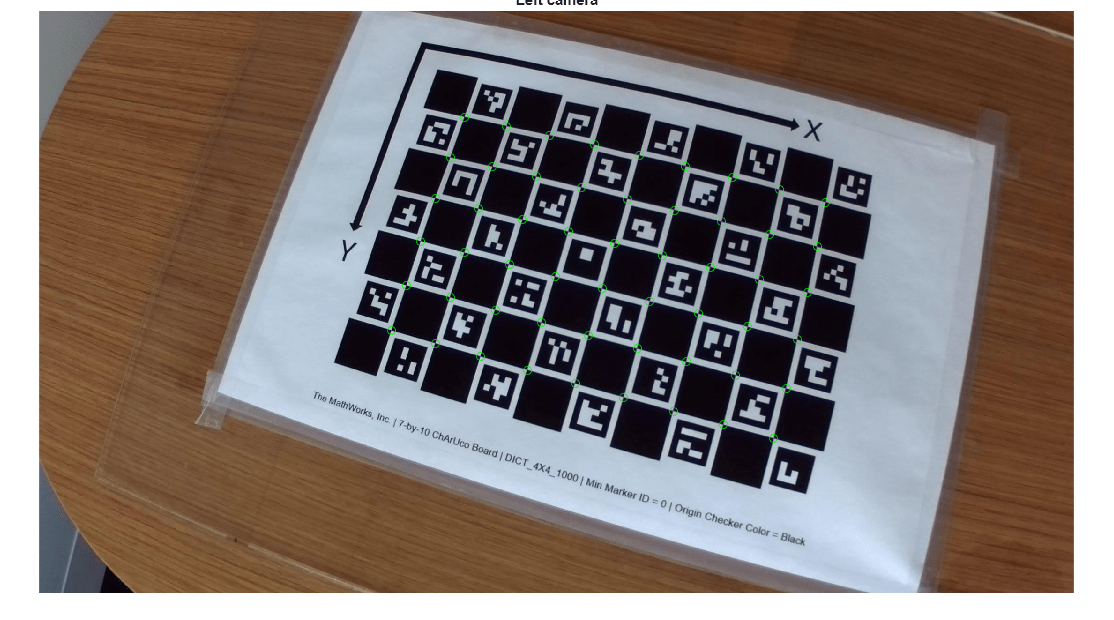
#> input picture tests/media/test4.png, 1114 x 620 px, found by its file name
$ python load-image.py
#> lines starting #> are read from the running program, lines starting #| are printed output that depends on the picture
import cv2
import cv2.aruco as aruco

image = cv2.imread("image/test4.PNG")
#> image is the input picture: shape (620, 1114, 3); mean B, G, R 115, 119.2, 129.7
gray = cv2.cvtColor(image, cv2.COLOR_BGR2GRAY)
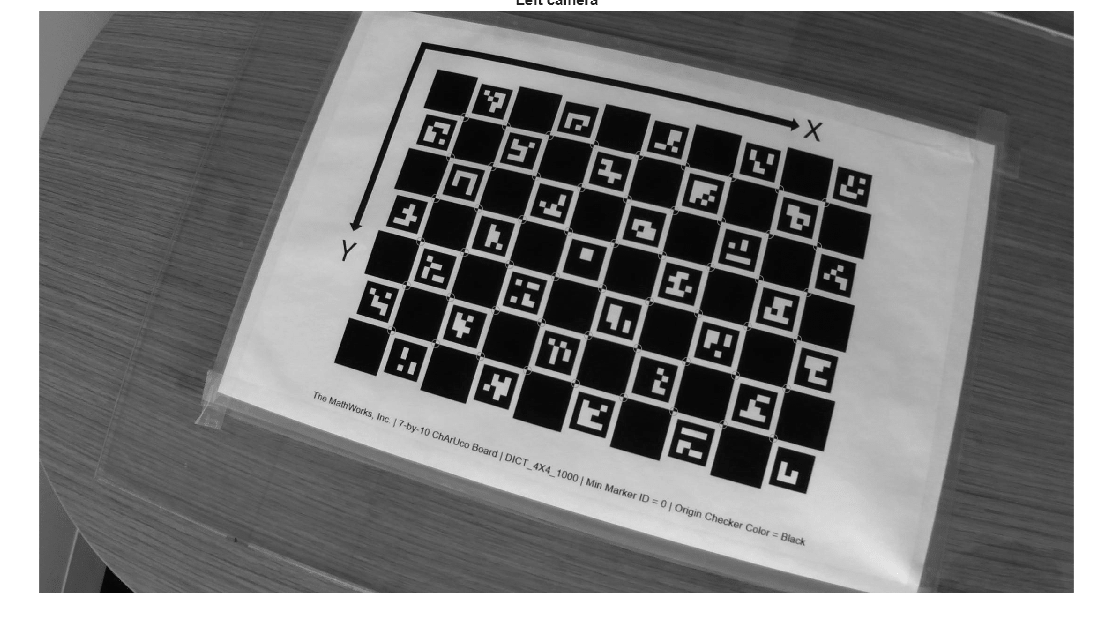
#> gray: shape (620, 1114); min 6, max 255, mean 121.9

dictionary = aruco.getPredefinedDictionary(aruco.DICT_4X4_50)
detector = aruco.ArucoDetector(dictionary)

corners, ids, _ = detector.detectMarkers(gray)
#> corners = 35 items; ids = 35 values, max 34 at index 9, min 0 at index 34, mean 17

target_ids = {0, 1000}
coords = {}

if ids is not None:
    for corner, id in zip(corners, ids):
        print(f"ID {id[0]}")
#> this loop made 35 passes
#> (corner, id) on passes 1 to 12: ([[703, 322], [739, 331], [730, 366], [694, 356]], [23]), ([[631, 205], [666, 214], [657, 247], [623, 238]], [12]), ([[783, 197], [817, 205], [811, 238], [777, 229]], [9]), ([[690, 173], [724, 182], [716, 213], [682, 205]], [8]), ([[540, 183], [573, 191], [563, 223], [530, 215]], [11]), ([[598, 152], [631, 159], [622, 191], [589, 182]], [7]), ([[424, 248], [456, 257], [445, 289], [414, 280]], [20]), ([[677, 419], [714, 429], [705, 465], [668, 456]], [33]), ([[741, 383], [777, 392], [768, 429], [731, 419]], [29]), ([[778, 447], [815, 457], [806, 493], [769, 483]], [34]), ([[641, 356], [677, 366], [668, 402], [631, 392]], [28]), ([[579, 392], [615, 401], [605, 437], [569, 427]], [32])
#| ID 23
#| ID 12
#| ID 9
#| ID 8
#| ID 11
#| ID 7
#| ID 20
#| ID 33
#> (further printed lines are left out)
    for corner, id in zip(corners, ids.flatten()):
        if id in target_ids:
            cx = corner[0][:, 0].mean()
            cy = corner[0][:, 1].mean()
            coords[id] = (cx, cy)
#> this loop made 35 passes
#> (corner, id, cx, cy) on pass 35: ([[482, 84], [512, 90], [503, 119], [472, 113]], 0, 492.2, 101.5)
#> after the loop, coords = {0: (492.2, 101.5)}

print(coords)
#| {0: (492.25, 101.5)}

$ run again, with tests/media/test5.png copied over tests/media/test4.png
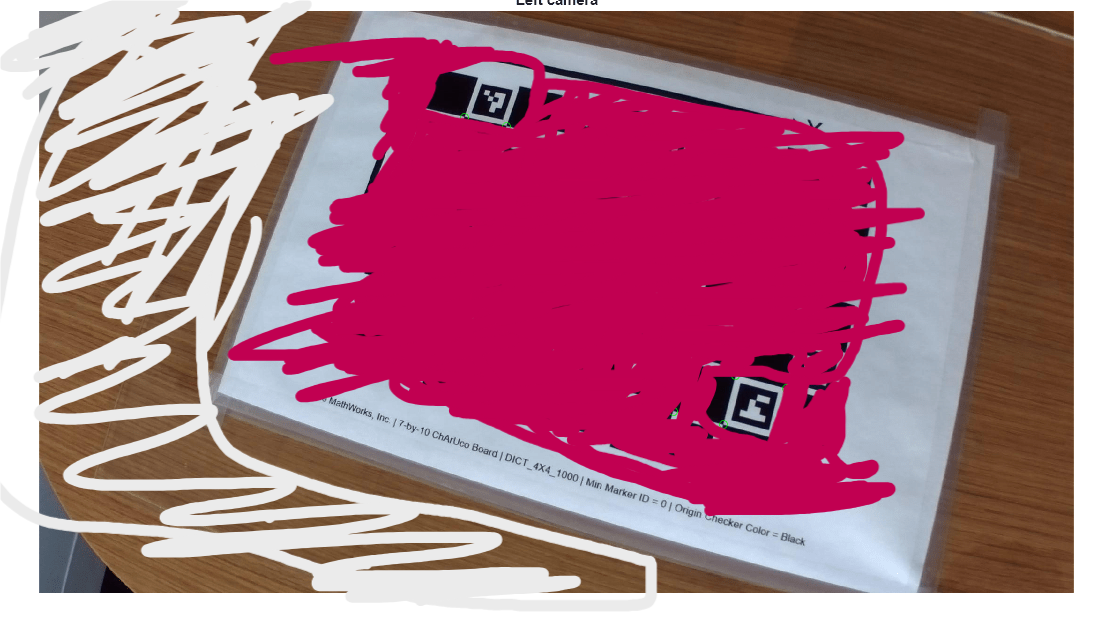
#> input picture tests/media/test5.png, 1114 x 620 px, found by its file name
#> image is the input picture: shape (620, 1114, 3); mean B, G, R 133.5, 114.5, 176
#> `gray = cv2.cvtColor(image, cv2.COLOR_BGR2GRAY)`:
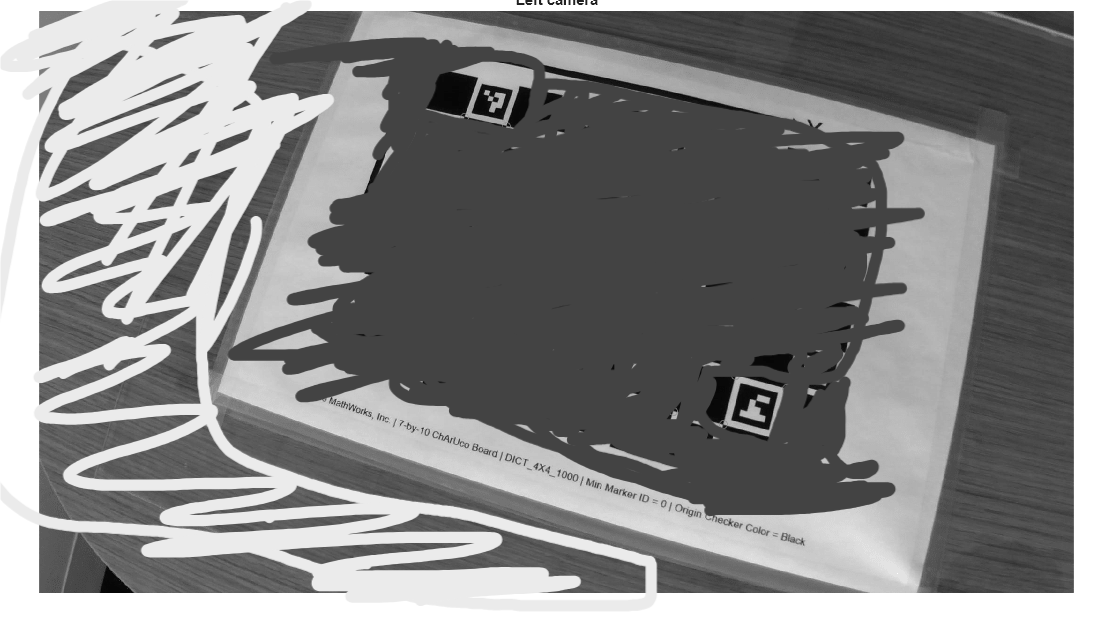
#> gray: shape (620, 1114); min 6, max 255, mean 135.1
#> corners = ([[741, 383], [777, 392], [768, 429], [731, 419]], [[482, 84], [512, 90], [503, 119], [472, 113]]); ids = [29, 0]
#> the loop `for corner, id in zip(corners, ids):` made 2 passes
#> (corner, id) on passes 1 to 2: ([[741, 383], [777, 392], [768, 429], [731, 419]], [29]), ([[482, 84], [512, 90], [503, 119], [472, 113]], [0])
#> (printed output is left out)
#> the loop `for corner, id in zip(corners, ids.flatten()):` made 2 passes
#> (corner, id, cx, cy) on pass 2: ([[482, 84], [512, 90], [503, 119], [472, 113]], 0, 492.2, 101.5)
#> after the loop `for corner, id in zip(corners, ids.flatten()):`: coords = {0: (492.2, 101.5)}
#| {0: (492.25, 101.5)}
